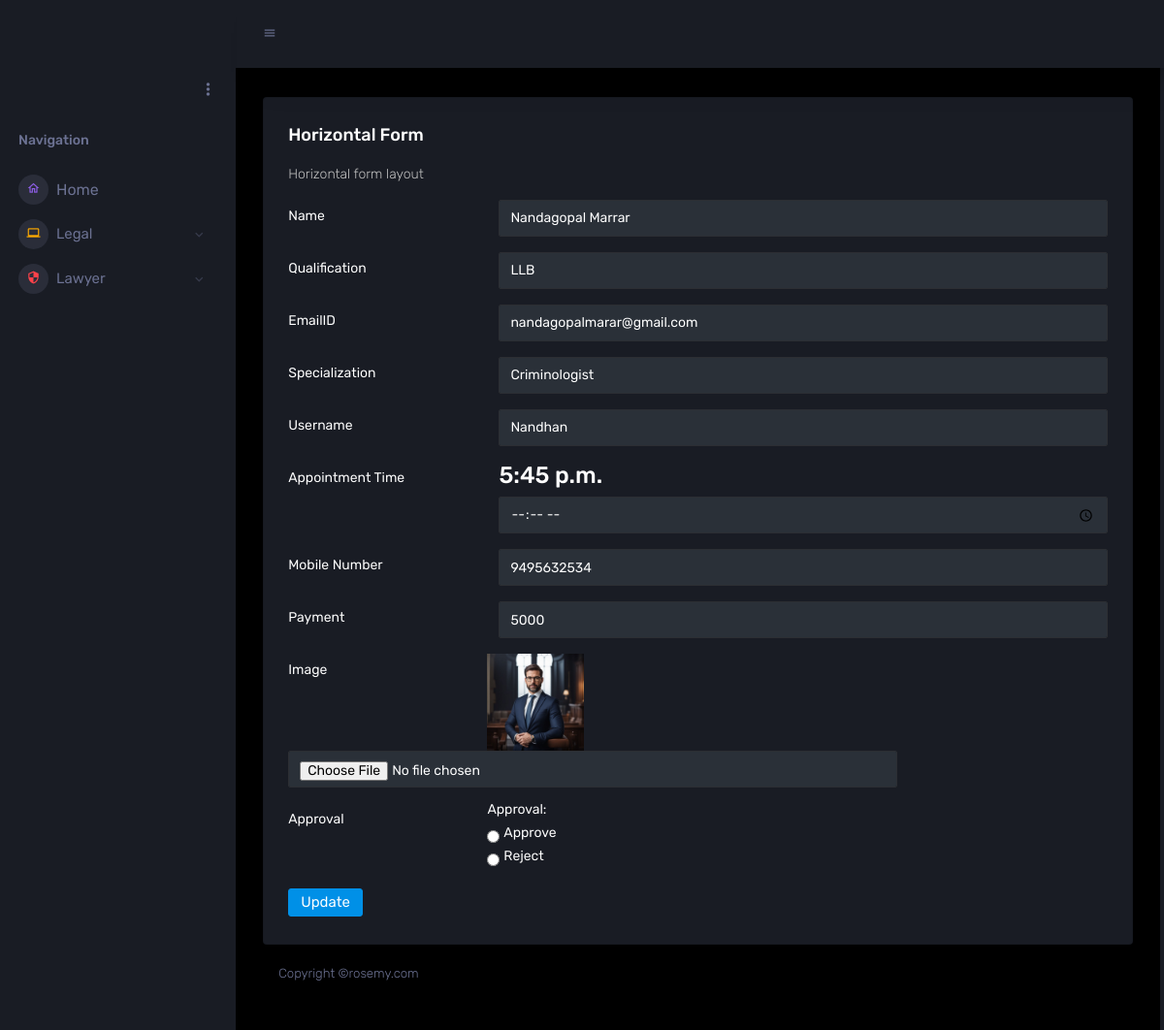
/backend/edit_lawyer/8/, run on the app's committed database.
### Frontend/models.py (models this page shows, shortened)
class LawyerDb(models.Model):
    Name = models.TextField(max_length=25, null=True, blank=True)
    Qualification = models.TextField(max_length=25, null=True, blank=True)
    EmailID = models.EmailField(max_length=25, null=True, blank=True)
    Specialization = models.TextField(max_length=25, null=True, blank=True)
    Username = models.TextField(max_length=25, null=True, blank=True)
    Password = models.TextField(max_length=25, null=True, blank=True)
    payment = models.IntegerField(null=True, blank=True)
    Mob_No = models.IntegerField(null=True, blank=True)
    Appointment_time = models.TimeField(null=True, blank=True)
    Image = models.ImageField(upload_to="Lawyer_images", null=True, blank=True)
    is_approved = models.BooleanField(default=False)  # New field for approval status

### backend/views.py (the view)
# urls.py: path('edit_lawyer/<int:lawyerid>/',views.edit_lawyer,name="edit_lawyer"),
def edit_lawyer(request,lawyerid):
    lawyer = LawyerDb.objects.get(id=lawyerid)
    return render(request, "editlawyer.html",{'lawyer':lawyer})

### backend/templates/editlawyer.html (shortened to what this page needs)
<!DOCTYPE html>
{% extends 'index.html' %}
{% block content %}
<html lang="en">
<head>
</head>
<body>
<div class="card">
                  <div class="card-body">
                    <h4 class="card-title">Horizontal Form</h4>
                    <p class="card-description"> Horizontal form layout </p>
                    <form class="forms-sample" method="post" action="{% url 'update_lawyer' updid=lawyer.id %}" enctype="multipart/form-data">
                      <div class="form-group row">
                        <label for="exampleInputUsername2" class="col-sm-3 col-form-label">Name</label>
                        <div class="col-sm-9">
                          <input type="text" class="form-control" id="exampleInputUsername2" placeholder="Name" name="name" value="{{lawyer.Name}}">
                        </div>
                      </div>
                      <div class="form-group row">
                        <label for="exampleInputEmail2" class="col-sm-3 col-form-label">Qualification</label>
                        <div class="col-sm-9">
                          <input type="text" class="form-control" id="exampleInputEmail2" placeholder="Qualification" name="Qualification" value="{{lawyer.Qualification}}">
                        </div>
                      </div>
                      <div class="form-group row">
                        <label for="exampleInputMobile" class="col-sm-3 col-form-label">EmailID</label>
                        <div class="col-sm-9">
                          <input type="email" class="form-control" id="exampleInputMobile" placeholder="EmailID" name="EmailID" value="{{lawyer.EmailID}}">
                        </div>
                      </div>
                        <div class="form-group row">
                        <label for="exampleInputMobile" class="col-sm-3 col-form-label">Specialization</label>
                        <div class="col-sm-9">
                          <input type="text" class="form-control" id="exampleInputMobile" placeholder="Specialization" name="Specialization" value="{{lawyer.Specialization}}">
                        </div>
                      </div>
                        <div class="form-group row">
                        <label for="exampleInputMobile" class="col-sm-3 col-form-label">Username</label>
                        <div class="col-sm-9">
                          <input type="text" class="form-control" id="exampleInputMobile" placeholder="Username" name="Username" value="{{lawyer.Username}}">
                        </div>
                      </div>
                        <div class="form-group row">
                        <label for="exampleInputMobile" class="col-sm-3 col-form-label">Appointment Time</label>
                        <div class="col-sm-9">
                            <h3>{{lawyer.Appointment_time}}</h3>
                          <input type="time" class="form-control" id="exampleInputMobile" placeholder="Appointment Time" name="Appointment_Time" value="{{lawyer.Appointment_time}}">
                        </div>
                      </div>
                        <div class="form-group row">
                        <label for="exampleInputMobile" class="col-sm-3 col-form-label">Mobile Number</label>
                        <div class="col-sm-9">
                          <input type="text" class="form-control" id="exampleInputMobile" placeholder="Mobile Number" name="Mob_num" value="{{lawyer.Mob_No}}">
                        </div>
                      </div>
                        <div class="form-group row">
                        <label for="exampleInputMobile" class="col-sm-3 col-form-label">Payment</label>
                        <div class="col-sm-9">
                          <input type="text" class="form-control" id="exampleInputMobile" placeholder="payment" name="pay" value="{{lawyer.payment}}">
                        </div>
                      </div>
                        <div class="form-group row">
                        <label for="exampleInputMobile" class="col-sm-3 col-form-label">Image</label><br><br>
                         <div>
                             <img src="{{lawyer.Image.url}}" width="100px;" height="100px;">
                         </div>
                        <div class="col-sm-9">
                          <input type="file" class="form-control" id="exampleInputMobile" placeholder="Image" name="image" value="{{lawyer.Image.url}}" >
                        </div>
                      </div>
                         <div class="form-group row">
                <label for="exampleInputMobile" class="col-sm-3 col-form-label">Approval</label>
                 <div>
            <label>Approval:</label><br>
            <input type="radio" id="approve" name="approval" value="approve">
            <label for="approve">Approve</label><br>
            <input type="radio" id="reject" name="approval" value="reject">
            <label for="reject">Reject</label><br>
        </div>
            </div>
                      <button type="submit" class="btn btn-primary mr-2">Update</button>
                    </form>
                  </div>
                </div>
</body>
</html>
{% endblock %}

### data on the page
LawyerDb: name "Nandagopal Marrar", Qualification "LLB", EmailID "nandagopalmarar@gmail.com", Specialization "Criminologist", Username "Nandhan", Appointment_time "5:45 p.m.", Mob_num "9495632534", pay "5000", Image (picture)
